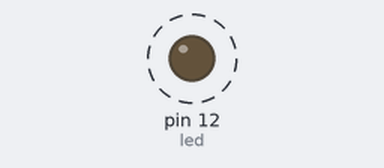
Bench run of a sketch on a simulated Arduino Uno, built with avr-gcc and run on an emulated ATmega328P. Parts: output pins drawn as LEDs (lit = HIGH). Dashed ring = blinking.

Above: at 0.03 s.
Timing chart, 0 to 3.0 s (numbered marks = the images above):
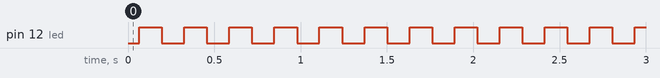

Measured:
- by itself, pin 12 (led): alternates HIGH for 0.13 s and LOW for 0.13 s

The sketch:

fade_1_.ino
```cpp
int led=12;
int i;
void setup() {
Serial.begin(9600);
pinMode(led,OUTPUT);
}

void loop() {
 for(i=0;i<=255;i=i+2)
  {
    analogWrite(led,i);
    delay(1);
  }
  for(;i>=0;i=i-2)
  {
    analogWrite(led,i);
    delay(1);
  }
}
```
